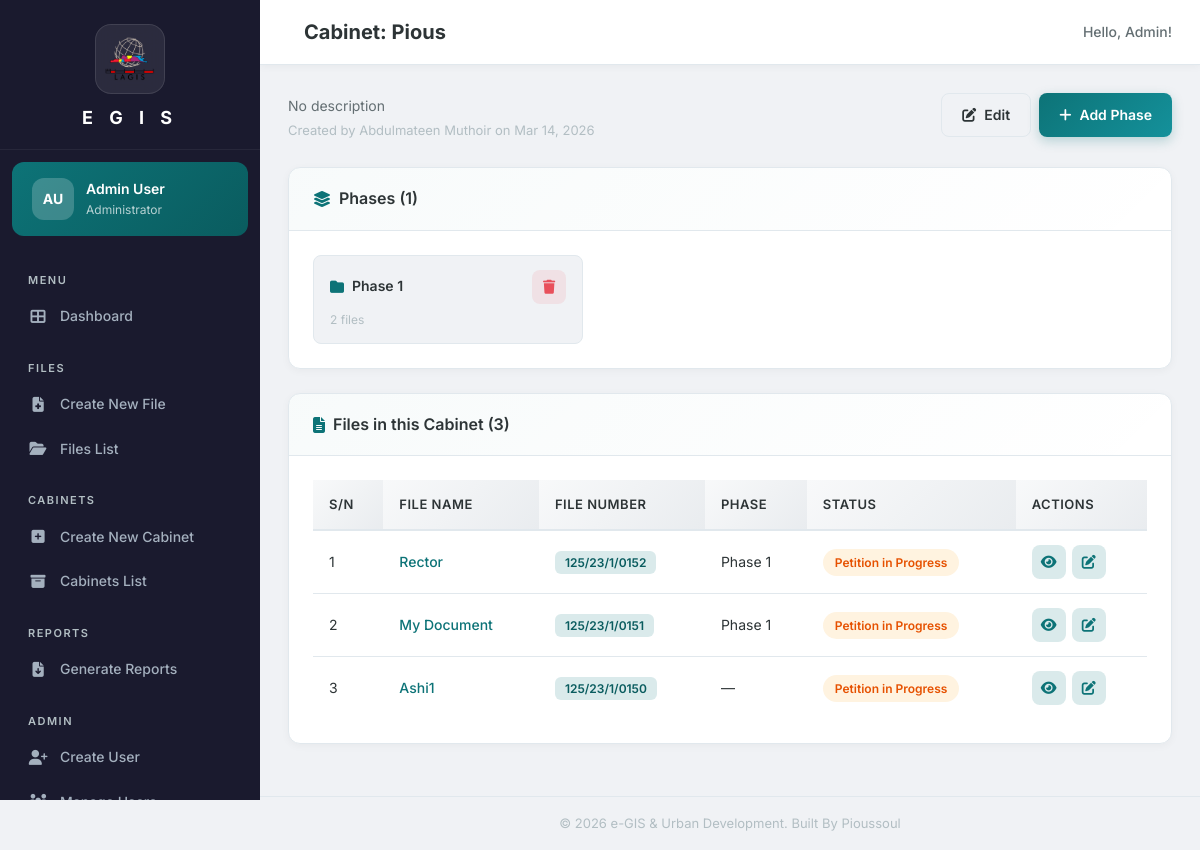
The app's page /cabinets/1/ (signed in) with its own data.
### core/models.py (models this page shows, shortened)
class User(AbstractUser):
    ROLE_CHOICES = [
        ('admin', 'Administrator'),
        ('staff', 'Staff'),
    ]
    username = None  # Remove username field
    email = models.EmailField('email address', unique=True)
    role = models.CharField(max_length=10, choices=ROLE_CHOICES, default='staff')
    USERNAME_FIELD = 'email'
    REQUIRED_FIELDS = ['first_name', 'last_name']
    objects = UserManager()
    def __str__(self):
        return f"{self.first_name} {self.last_name}"
    @property
    def is_admin(self):
        return self.role == 'admin'

class Cabinet(models.Model):
    name = models.CharField(max_length=255)
    description = models.TextField(blank=True, default='')
    created_by = models.ForeignKey(
        User, on_delete=models.SET_NULL, null=True, related_name='cabinets_created'
    )
    created_at = models.DateTimeField(auto_now_add=True)
    class Meta:
        ordering = ['name']

class Phase(models.Model):
    cabinet = models.ForeignKey(
        Cabinet, on_delete=models.CASCADE, related_name='phases'
    )
    name = models.CharField(max_length=100)
    order = models.IntegerField(default=0)
    created_by = models.ForeignKey(
        User, on_delete=models.SET_NULL, null=True, related_name='phases_created'
    )
    created_at = models.DateTimeField(auto_now_add=True)
    class Meta:
        ordering = ['order', 'name']
        unique_together = ['cabinet', 'name']

class File(models.Model):
    STATUS_CHOICES = [
        ('normal', 'Normal'),
        ('petition', 'Petition'),
        ('petition_in_progress', 'Petition in Progress'),
        ('petition_solved', 'Petition Solved'),
        ('custom', 'Other (Custom)'),
    ]
    cabinet = models.ForeignKey(
        Cabinet, on_delete=models.CASCADE, related_name='files'
    )
    phase = models.ForeignKey(
        Phase, on_delete=models.SET_NULL, null=True, blank=True, related_name='files'
    )
    file_name = models.CharField(max_length=500)
    file_number = models.CharField(max_length=100, unique=True)
    case_brief = models.CharField(max_length=500, blank=True, default='')
    date_invited = models.DateField(null=True, blank=True)
    document_image = models.ImageField(
        upload_to='document_images/%Y/%m/', blank=True, null=True
    )
    status = models.CharField(
        max_length=30, choices=STATUS_CHOICES, default='normal'
    )
    custom_status = models.CharField(max_length=100, blank=True, default='')
    created_by = models.ForeignKey(
        User, on_delete=models.SET_NULL, null=True, related_name='files_created'
    )
    created_at = models.DateTimeField(auto_now_add=True)
    updated_by = models.ForeignKey(
        User, on_delete=models.SET_NULL, null=True, blank=True,
        related_name='files_updated'
    )
    updated_at = models.DateTimeField(auto_now=True)
    is_deleted = models.BooleanField(default=False)
    deleted_by = models.ForeignKey(
        User, on_delete=models.SET_NULL, null=True, blank=True,
        related_name='files_deleted'
    )
    deleted_at = models.DateTimeField(null=True, blank=True)
    class Meta:
        ordering = ['-created_at']
    @property
    def display_status(self):
        if self.status == 'custom' and self.custom_status:
            return self.custom_status
        return self.get_status_display()

### core/views.py (the view)
@login_required
def cabinet_detail(request, pk):
    cabinet = get_object_or_404(Cabinet, pk=pk)
    phases = cabinet.phases.all()
    files = cabinet.files.filter(is_deleted=False)
    return render(request, 'core/cabinet_detail.html', {
        'cabinet': cabinet,
        'phases': phases,
        'files': files,
    })

### core/templatetags/core_tags.py (called while the page is built)
@register.filter
def status_badge_class(status):
    mapping = {
        'normal': 'badge-normal',
        'petition': 'badge-petition',
        'petition_in_progress': 'badge-progress',
        'petition_solved': 'badge-solved',
        'custom': 'badge-custom',
    }
    return mapping.get(status, 'badge-normal')

### core/templates/core/cabinet_detail.html (shortened to what this page needs)
{% extends "core/base.html" %}
{% load core_tags %}
{% block page_title %}Cabinet: {{ cabinet.name }}{% endblock %}
{% block content %}
<div class="page-header">
    <div>
        <p class="page-desc">{{ cabinet.description|default:"No description" }}</p>
        <span class="meta-text">Created by {{ cabinet.created_by }} on {{ cabinet.created_at|date:"M d, Y" }}</span>
    </div>
    <div class="header-actions">
        <a href="{% url 'core:cabinet_edit' cabinet.pk %}" class="btn btn-secondary" id="editCabinetBtn"><i class="fas fa-edit"></i> Edit</a>
        <a href="{% url 'core:phase_create' cabinet.pk %}" class="btn btn-primary" id="addPhaseBtn"><i class="fas fa-plus"></i> Add Phase</a>
    </div>
</div>
<div class="card fade-in">
    <div class="card-header">
        <h2><i class="fas fa-layer-group"></i> Phases ({{ phases|length }})</h2>
    </div>
    <div class="card-body">
        {% if phases %}
        <div class="phases-grid">
            {% for phase in phases %}
            <div class="phase-card">
                <div class="phase-header">
                    <span class="phase-name"><i class="fas fa-folder"></i> {{ phase.name }}</span>
                    <div class="phase-actions">
                        <a href="{% url 'core:phase_delete' phase.pk %}" class="btn-icon btn-icon-danger btn-sm" title="Delete Phase">
                            <i class="fas fa-trash"></i>
                        </a>
                    </div>
                </div>
                <span class="phase-meta">{{ phase.files.count }} file{{ phase.files.count|pluralize }}</span>
            </div>
            {% endfor %}
        </div>
        {% else %}
        <div class="empty-state compact">
            <p>No phases yet. <a href="{% url 'core:phase_create' cabinet.pk %}">Add a phase</a></p>
        </div>
        {% endif %}
    </div>
</div>
<div class="card fade-in">
    <div class="card-header">
        <h2><i class="fas fa-file-alt"></i> Files in this Cabinet ({{ files|length }})</h2>
    </div>
    <div class="card-body">
        {% if files %}
        <div class="table-responsive">
            <table class="data-table">
                <thead>
                    <tr>
                        <th>S/N</th>
                        <th>File Name</th>
                        <th>File Number</th>
                        <th>Phase</th>
                        <th>Status</th>
                        <th>Actions</th>
                    </tr>
                </thead>
                <tbody>
                    {% for file in files %}
                    <tr>
                        <td>{{ forloop.counter }}</td>
                        <td><a href="{% url 'core:file_detail' file.pk %}" class="file-link">{{ file.file_name }}</a></td>
                        <td><span class="file-number-badge">{{ file.file_number }}</span></td>
                        <td>{{ file.phase.name|default:"—" }}</td>
                        <td><span class="badge {{ file.status|status_badge_class }}">{{ file.display_status }}</span></td>
                        <td class="actions-cell">
                            <a href="{% url 'core:file_detail' file.pk %}" class="btn-icon" title="View"><i class="fas fa-eye"></i></a>
                            <a href="{% url 'core:file_edit' file.pk %}" class="btn-icon" title="Edit"><i class="fas fa-edit"></i></a>
                        </td>
                    </tr>
                    {% endfor %}
                </tbody>
            </table>
        </div>
        {% else %}
        <div class="empty-state compact">
            <p>No files in this cabinet. <a href="{% url 'core:file_create' %}">Create a file</a></p>
        </div>
        {% endif %}
    </div>
</div>
{% endblock %}

### core/templates/core/base.html (shortened to what this page needs)
{% load static %}
{% load core_tags %}
<!DOCTYPE html>
<html lang="en">
<head>
    <link rel="stylesheet" href="https://cdnjs.cloudflare.com/ajax/libs/font-awesome/6.5.1/css/all.min.css">
    <link rel="stylesheet" href="{% static 'core/css/style.css' %}?v=4">
</head>
<body>
    <aside class="sidebar" id="sidebar">
        <div class="sidebar-header">
            <div class="logo-container">
                <img src="{% static 'core/img/egislogo.png' %}" alt="EGIS Logo" class="logo-img">
            </div>
            <h2 class="logo-text">E G I S</h2>
        </div>
        <div class="user-panel">
            <div class="user-avatar">
                {{ request.user.first_name.0 }}{{ request.user.last_name.0 }}
            </div>
            <div class="user-info">
                <span class="user-name">{{ request.user.first_name }} {{ request.user.last_name }}</span>
                <span class="user-role">{{ request.user.get_role_display }}</span>
            </div>
        </div>
        <nav class="sidebar-nav">
            <div class="nav-section">
                <span class="nav-section-title">MENU</span>
                <a href="{% url 'core:dashboard' %}"
                    class="nav-link {% if request.resolver_match.url_name == 'dashboard' %}active{% endif %}"
                    id="nav-dashboard">
                    <i class="fas fa-th-large"></i>
                    <span>Dashboard</span>
                </a>
            </div>
            <div class="nav-section">
                <span class="nav-section-title">FILES</span>
                <a href="{% url 'core:file_create' %}"
                    class="nav-link {% if request.resolver_match.url_name == 'file_create' %}active{% endif %}"
                    id="nav-create-file">
                    <i class="fas fa-file-medical"></i>
                    <span>Create New File</span>
                </a>
                <a href="{% url 'core:file_list' %}"
                    class="nav-link {% if request.resolver_match.url_name == 'file_list' %}active{% endif %}"
                    id="nav-files">
                    <i class="fas fa-folder-open"></i>
                    <span>Files List</span>
                </a>
            </div>
            <div class="nav-section">
                <span class="nav-section-title">CABINETS</span>
                <a href="{% url 'core:cabinet_create' %}"
                    class="nav-link {% if request.resolver_match.url_name == 'cabinet_create' %}active{% endif %}"
                    id="nav-create-cabinet">
                    <i class="fas fa-plus-square"></i>
                    <span>Create New Cabinet</span>
                </a>
                <a href="{% url 'core:cabinet_list' %}"
                    class="nav-link {% if request.resolver_match.url_name == 'cabinet_list' %}active{% endif %}"
                    id="nav-cabinets">
                    <i class="fas fa-archive"></i>
                    <span>Cabinets List</span>
                </a>
            </div>
            <div class="nav-section">
                <span class="nav-section-title">REPORTS</span>
                <a href="{% url 'core:reports_page' %}"
                    class="nav-link {% if request.resolver_match.url_name == 'reports_page' %}active{% endif %}"
                    id="nav-reports">
                    <i class="fas fa-file-download"></i>
                    <span>Generate Reports</span>
                </a>
            </div>
            {% if request.user.is_admin %}
            <div class="nav-section">
                <span class="nav-section-title">ADMIN</span>
                <a href="{% url 'core:user_create' %}"
                    class="nav-link {% if request.resolver_match.url_name == 'user_create' %}active{% endif %}"
                    id="nav-create-user">
                    <i class="fas fa-user-plus"></i>
                    <span>Create User</span>
                </a>
                <a href="{% url 'core:user_list' %}"
                    class="nav-link {% if request.resolver_match.url_name == 'user_list' %}active{% endif %}"
                    id="nav-users">
                    <i class="fas fa-users-cog"></i>
                    <span>Manage Users</span>
                </a>
            </div>
            {% endif %}
        </nav>
    </aside>
    <div class="main-wrapper">
        <header class="topbar">
            <h1 class="page-title">{% block page_title %}Dashboard{% endblock %}</h1>
            <div class="topbar-right">
                <span class="greeting">Hello, {{ request.user.first_name }}!</span>
            </div>
        </header>
        <main class="content">
            {% block content %}{% endblock %}
        </main>
        <footer class="footer">
            <p>&copy; 2026 e-GIS & Urban Development. Built By Pioussoul</p>
        </footer>
    </div>
</body>
</html>

### records on screen
User: user.first_name.0 "A", user.last_name.0 "U", user.first_name "Admin", user.last_name "User", user.role "Administrator"
Cabinet: name "Pious", description "No description", created_by "Abdulmateen Muthoir", created_at "Mar 14, 2026"
Phase: name "Phase 1", files.count "2"
File: file_name "Rector", file_number "125/23/1/0152", phase.name "Phase 1", display_status "Petition in Progress"
File: file_name "My Document", file_number "125/23/1/0151", phase.name "Phase 1", display_status "Petition in Progress"
File: file_name "Ashi1", file_number "125/23/1/0150", phase.name "—", display_status "Petition in Progress"

### other values on screen
{{ phases|length }} "1"
{{ files|length }} "3"
